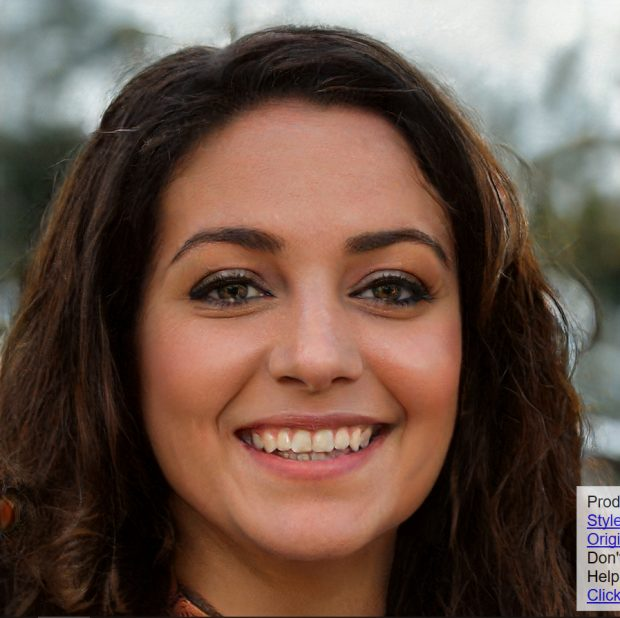
#> input picture PythonScript- EYE DETECTION/input.jpg, 620 x 618 px, given in place of the camera
$ python eye2.py
#> lines starting #> are read from the running program, lines starting #| are printed output that depends on the picture; after the words box and inside, x2 and y2 are one past the last pixel; in counts of white or black regions, pixels touching at a corner belong together
import numpy as np
import cv2

face_cascade = cv2.CascadeClassifier('haarcascade_frontalface_default.xml')
eye_cascade = cv2.CascadeClassifier('haarcascade_righteye_2splits.xml')

#number signifies camera
cap = cv2.VideoCapture(0)

while 1:
    ret, img = cap.read()
#> img is the input picture: shape (618, 620, 3); mean B, G, R 71, 82.9, 105.5
    gray = cv2.cvtColor(img, cv2.COLOR_BGR2GRAY)
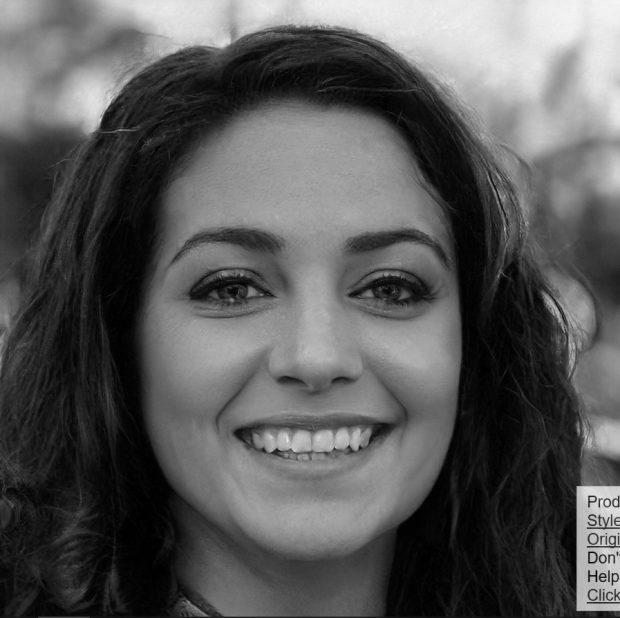
#> gray: shape (618, 620); min 0, max 244, mean 88.3
    #faces = face_cascade.detectMultiScale(gray, 1.3, 5)
    eyes = eye_cascade.detectMultiScale(gray)
#> eyes = [[268, 356, 38, 38], [339, 375, 80, 80], [344, 230, 95, 95], [182, 215, 110, 110]]
    for (ex,ey,ew,eh) in eyes:
        cv2.rectangle(img,(ex,ey),(ex+ew,ey+eh),(0,255,0),2)
        roi_gray2 = gray[ey:ey+eh, ex:ex+ew]
        roi_color2 = img[ey:ey+eh, ex:ex+ew]
        circles = cv2.HoughCircles(roi_gray2,cv2.HOUGH_GRADIENT,1,20,param1=50,param2=30,minRadius=0,maxRadius=0)
#> this loop made 4 passes
#> (ex, ey, ew, eh, circles) on pass 2: (339, 375, 80, 80, [[22.5, 37.5, 35], [48.5, 36.5, 17.2]])
#> pass 1, `roi_color2 = img[ey:ey+eh, ex:ex+ew]`:
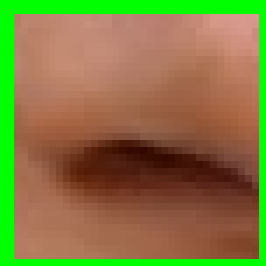
#> roi_color2: shape (38, 38, 3) (shown 7 times larger); mean B, G, R 63, 121.9, 131.5
#> pass 2, `roi_color2 = img[ey:ey+eh, ex:ex+ew]`:
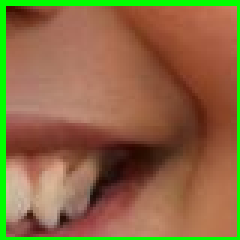
#> roi_color2: shape (80, 80, 3) (shown 3 times larger); mean B, G, R 66.5, 105.8, 139.5
#> after the loop:
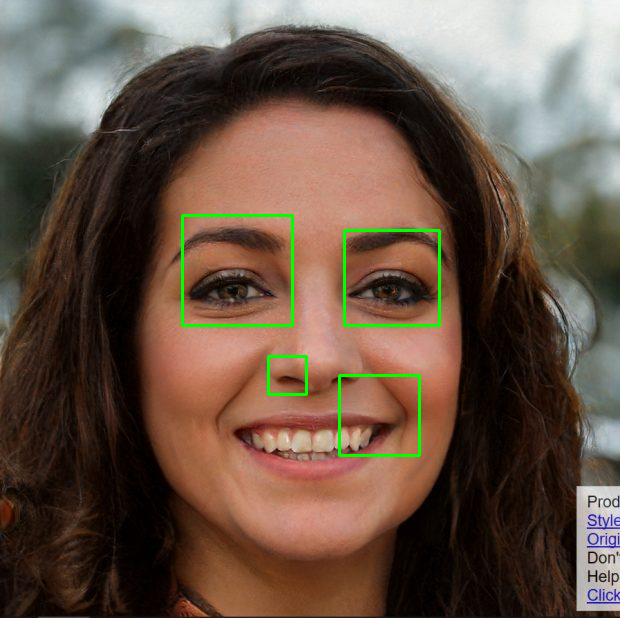
#> img: shape (618, 620, 3); 1.01% of pixels changed, all inside (x1, y1, x2, y2) = (181, 214, 441, 457)
#> after the loop:
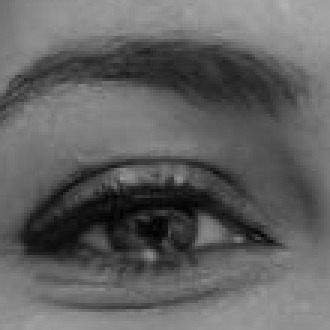
#> roi_gray2: shape (110, 110) (shown 3 times larger); min 2, max 177, mean 97.4
    try:
        for i in circles[0,:]:
            # draw the outer circle
            cv2.circle(roi_color2,(i[0],i[1]),i[2],(255,255,255),2)
            print("drawing circle")
            # draw the center of the circle
            cv2.circle(roi_color2,(i[0],i[1]),2,(255,255,255),3)
#> this loop made 7 passes
#> i on passes 1 to 7: [45.5, 39.5, 32.2], [67.5, 40.5, 31.4], [26.5, 47.5, 31.3], [64.5, 74.5, 21], [85.5, 57.5, 23.4], [22.5, 78.5, 15.5], [42.5, 64.5, 9.6]
#| drawing circle
#| drawing circle
#| drawing circle
#| drawing circle
#| drawing circle
#| drawing circle
#| drawing circle
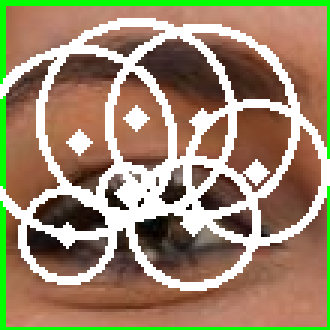
#> roi_color2: shape (110, 110, 3) (shown 3 times larger); mean B, G, R 109, 136.6, 156.5
    except Exception as e:
        print (e)
    cv2.imshow('img',img)
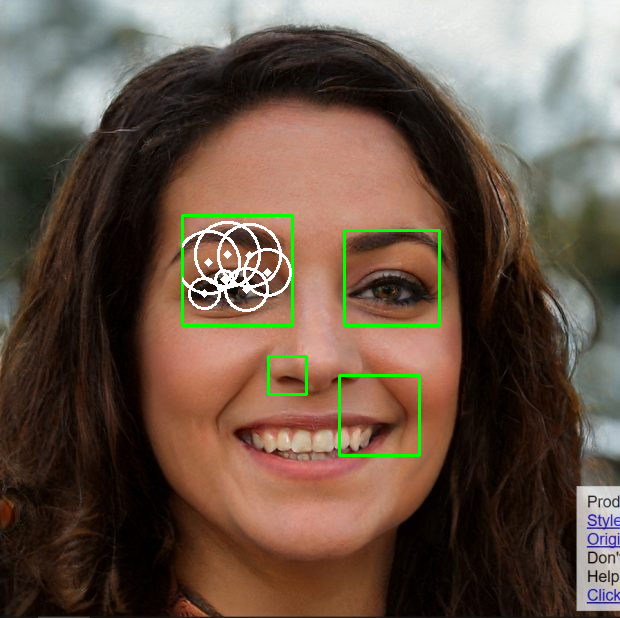
#> window 'img': shape (618, 620, 3); mean B, G, R 71.7, 85.7, 104.9
    k = cv2.waitKey(30) & 0xff
#> (key Esc is pressed here)
    if k == 27:
        break

cap.release()
cv2.destroyAllWindows()
